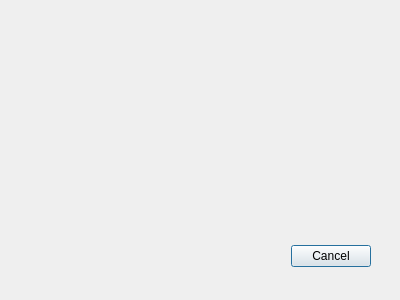
<?xml version="1.0" encoding="UTF-8"?>
<ui version="4.0">
 <class>GetAccountReposDialog</class>
 <widget class="QDialog" name="GetAccountReposDialog">
  <property name="geometry">
   <rect>
    <x>0</x>
    <y>0</y>
    <width>400</width>
    <height>300</height>
   </rect>
  </property>
  <property name="windowTitle">
   <string>Dialog</string>
  </property>
  <widget class="QDialogButtonBox" name="buttonBox">
   <property name="geometry">
    <rect>
     <x>30</x>
     <y>240</y>
     <width>341</width>
     <height>32</height>
    </rect>
   </property>
   <property name="orientation">
    <enum>Qt::Horizontal</enum>
   </property>
   <property name="standardButtons">
    <set>QDialogButtonBox::Cancel</set>
   </property>
  </widget>
 </widget>
 <resources/>
 <connections>
  <connection>
   <sender>buttonBox</sender>
   <signal>accepted()</signal>
   <receiver>GetAccountReposDialog</receiver>
   <slot>accept()</slot>
   <hints>
    <hint type="sourcelabel">
     <x>248</x>
     <y>254</y>
    </hint>
    <hint type="destinationlabel">
     <x>157</x>
     <y>274</y>
    </hint>
   </hints>
  </connection>
  <connection>
   <sender>buttonBox</sender>
   <signal>rejected()</signal>
   <receiver>GetAccountReposDialog</receiver>
   <slot>reject()</slot>
   <hints>
    <hint type="sourcelabel">
     <x>316</x>
     <y>260</y>
    </hint>
    <hint type="destinationlabel">
     <x>286</x>
     <y>274</y>
    </hint>
   </hints>
  </connection>
 </connections>
</ui>
